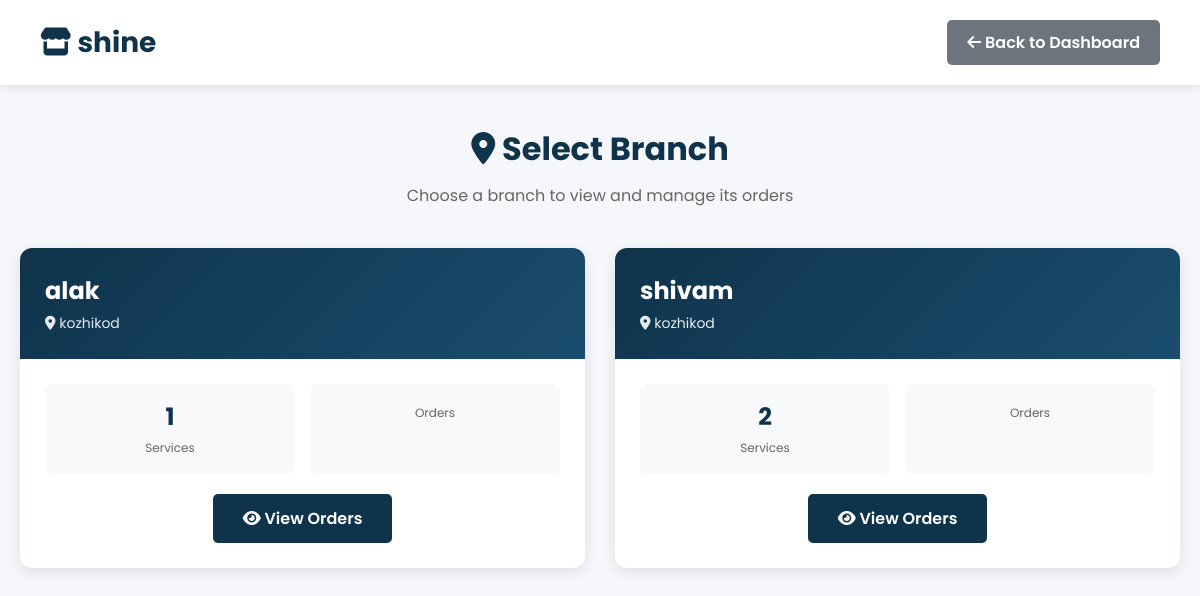
Screenshot of /shop/select-branch/ (signed in) with the database file from the repository.
### shop/models.py (models this page shows, shortened)
class LaundryShop(models.Model):
    name = models.CharField(max_length=100, unique=True)
    email = models.EmailField(unique=True)
    password = models.CharField(max_length=128, blank=True)
    address = models.TextField(blank=True)
    phone = models.CharField(max_length=15, blank=True)
    city = models.CharField(max_length=100, blank=True)
    latitude = models.FloatField(blank=True, null=True)
    longitude = models.FloatField(blank=True, null=True)
    is_approved = models.BooleanField(default=False)
    is_open = models.BooleanField(default=True)
    created_at = models.DateTimeField(default=timezone.now)

class Branch(models.Model):
    shop = models.ForeignKey(LaundryShop, on_delete=models.CASCADE, related_name='branches')
    name = models.CharField(max_length=100)
    address = models.TextField()
    phone = models.CharField(max_length=15, blank=True)
    created_at = models.DateTimeField(default=timezone.now)
    class Meta:
        unique_together = ('shop', 'name')

### shop/views.py (the view)
# urls.py: path("shop/select-branch/", views.select_branch, name="select_branch"),
@shop_login_required
def select_branch(request):
    shop_id = request.session.get('shop_id')
    shop = get_object_or_404(LaundryShop, id=shop_id)
    branches = Branch.objects.filter(shop=shop).prefetch_related('services')
    context = {
        'shop': shop,
        'branches': branches,
    }
    return render(request, 'select_branch.html', context)

### shop/views.py (called while the page is built)
def is_shop_logged_in(request):
    return 'shop_id' in request.session

def shop_login_required(view_func):
    from functools import wraps
    @wraps(view_func)
    def wrapper(request, *args, **kwargs):
        if not is_shop_logged_in(request):
            messages.error(request, "Please login to access this page")
            return redirect("shop_login")
        return view_func(request, *args, **kwargs)
    return wrapper

### shop/templates/select_branch.html (shortened to what this page needs)
{% load static %}
<!DOCTYPE html>
<html lang="en">
<head>
    <link rel="stylesheet" href="https://cdnjs.cloudflare.com/ajax/libs/font-awesome/6.0.0-beta3/css/all.min.css">
</head>
<body>
    <div class="header">
        <h1><i class="fas fa-store"></i> {{ shop.name }}</h1>
        <div>
            <a href="{% url 'shop_dashboard' %}" class="btn btn-secondary">
                <i class="fas fa-arrow-left"></i> Back to Dashboard
            </a>
        </div>
    </div>
    <div class="container">
        <div class="page-title">
            <h1><i class="fas fa-map-marker-alt"></i> Select Branch</h1>
            <p>Choose a branch to view and manage its orders</p>
        </div>
        {% if branches %}
        <div class="branches-grid">
            {% for branch in branches %}
            <div class="branch-card">
                <div class="branch-header">
                    <h3>{{ branch.name }}</h3>
                    <p><i class="fas fa-location-dot"></i> {{ branch.address }}</p>
                </div>
                <div class="branch-body">
                    <div class="branch-stats">
                        <div class="stat-item">
                            <span class="stat-value">{{ branch.services.count }}</span>
                            <span class="stat-label">Services</span>
                        </div>
                        <div class="stat-item">
                            <span class="stat-label">Orders</span>
                        </div>
                    </div>
                    <div class="branch-actions">
                        <a href="{% url 'branch_orders' branch.id %}" class="btn btn-primary">
                            <i class="fas fa-eye"></i> View Orders
                        </a>
                    </div>
                </div>
            </div>
            {% endfor %}
        </div>
        {% endif %}
    </div>
</body>
</html>

### shop/templates/select_branch.html (style rules this page uses)
* { margin: 0; padding: 0; font-family: "Poppins", sans-serif; box-sizing: border-box; }
body { background: #f5f7fa; min-height: 100vh; }
.header { background: white; padding: 20px 40px; box-shadow: 0 2px 10px rgba(0,0,0,0.1); display: flex; justify-content: space-between; align-items: center; position: sticky; top: 0; z-index: 100; }
.header h1 { color: #0f334bff; font-size: 28px; }
.btn { padding: 10px 20px; border-radius: 5px; text-decoration: none; font-weight: 600; transition: all 0.3s; border: none; cursor: pointer; display: inline-block; }
.btn-secondary { background: #6c757d; color: white; }
.container { max-width: 1200px; margin: 0 auto; padding: 40px 20px; }
.page-title { text-align: center; margin-bottom: 40px; color: #0f334bff; }
.page-title h1 { font-size: 32px; margin-bottom: 10px; }
.page-title p { color: #666; font-size: 16px; }
.branches-grid { display: grid; grid-template-columns: repeat(auto-fit, minmax(350px, 1fr)); gap: 30px; margin-top: 30px; }
.branch-card { background: white; border-radius: 12px; box-shadow: 0 4px 15px rgba(0,0,0,0.1); overflow: hidden; transition: transform 0.3s, box-shadow 0.3s; }
.branch-header { background: linear-gradient(135deg, #0f334bff 0%, #1a4d6e 100%); color: white; padding: 25px; }
.branch-header h3 { font-size: 24px; margin-bottom: 5px; }
.branch-header p { opacity: 0.9; font-size: 14px; }
.branch-body { padding: 25px; }
.branch-stats { display: grid; grid-template-columns: repeat(2, 1fr); gap: 15px; margin-bottom: 20px; }
.stat-item { text-align: center; padding: 15px; background: #f8f9fa; border-radius: 8px; }
.stat-value { font-size: 24px; font-weight: 700; color: #0f334bff; display: block; }
.stat-label { font-size: 12px; color: #666; margin-top: 5px; }
.branch-actions { text-align: center; }
.btn-primary { background: #0f334bff; color: white; padding: 12px 30px; font-size: 16px; }

### rows the page displays
LaundryShop: name "shine"
Branch: name "alak", address "kozhikod", services.count "1"
Branch: name "shivam", address "kozhikod", services.count "2"
